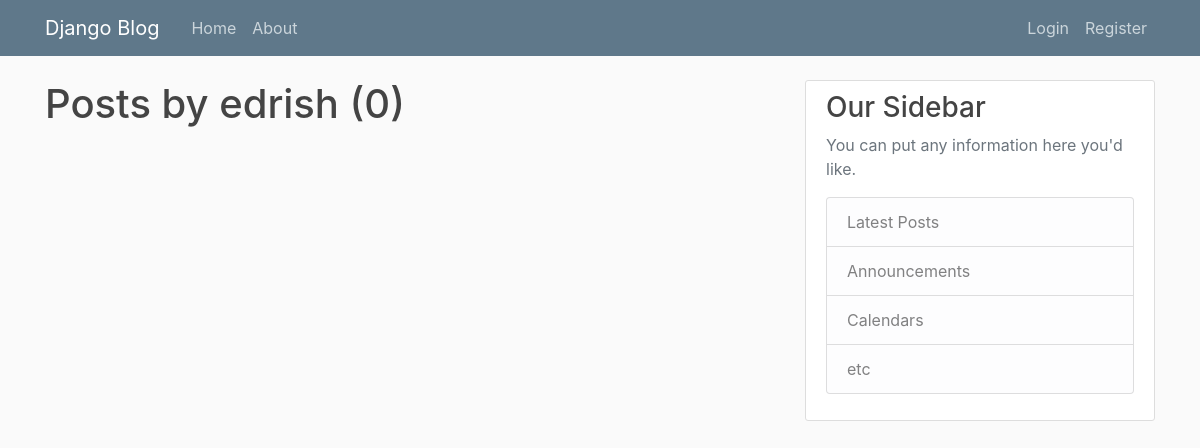
Before: /user/edrish with the older database file.
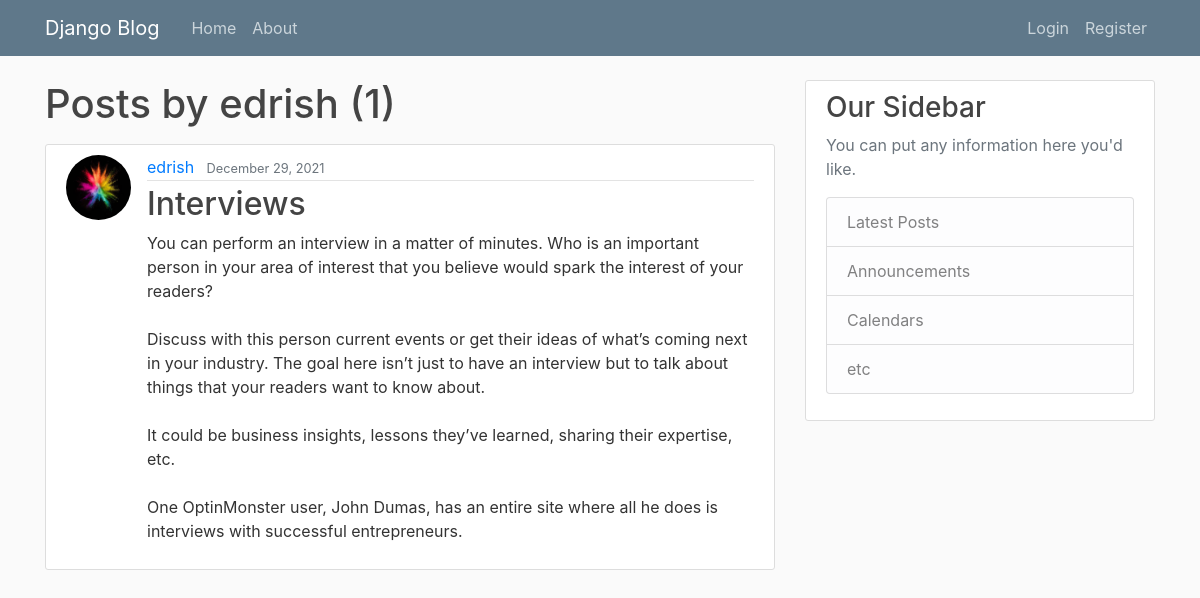
After: the same page with the newer database file.
### blog/models.py (models this page shows, shortened)
class Post(models.Model):
    title = models.CharField(max_length=100)
    content = models.TextField()
    date_posted = models.DateTimeField(default=timezone.now)
    author = models.ForeignKey(User, on_delete=models.CASCADE)

### users/models.py (models this page shows, shortened)
class Profile(models.Model):
    user = models.OneToOneField(User, on_delete=models.CASCADE)
    image = models.ImageField(default='default.jpg', upload_to='profile_pics')

### blog/views.py (the view)
# urls.py: path('user/<str:username>', UserPostListView.as_view(), name='user-posts'),
class UserPostListView(ListView):
    model = Post
    template_name = 'blog/user_posts.html'  # <app>/<model>_<viewtype>.html
    context_object_name = 'posts'
    paginate_by = 5
    def get_queryset(self):
        user = get_object_or_404(User, username=self.kwargs.get('username'))
        return Post.objects.filter(author=user).order_by('-date_posted')

### blog/templates/blog/user_posts.html (shortened to what this page needs)
{% extends "blog/base.html" %}
{% block content %}
    <h1 class="mb-3">Posts by {{ view.kwargs.username }} ({{ page_obj.paginator.count }})</h1>
    {% for post in posts %}
        <article class="media content-section">
          <img class="rounded-circle article-img" src="{{ post.author.profile.image.url }}">
          <div class="media-body">
            <div class="article-metadata">
              <a class="mr-2" href="{% url 'user-posts' post.author.username %}">{{ post.author }}</a>
              <small class="text-muted">{{ post.date_posted|date:"F d, Y" }}</small>
            </div>
            <h2><a class="article-title" href="{% url 'post-detail' post.id %}">{{ post.title }}</a></h2>
            <p class="article-content">{{ post.content }}</p>
          </div>
        </article>
    {% endfor %}
{% endblock content %}

### blog/templates/blog/base.html (shortened to what this page needs)
{% load static %}
<!DOCTYPE html>
<html>
<head>
    <link rel="stylesheet" href="https://maxcdn.bootstrapcdn.com/bootstrap/4.0.0/css/bootstrap.min.css">
    <link rel="stylesheet" type="text/css" href="{% static 'blog/main.css' %}">
</head>
<body>
    <header class="site-header">
      <nav class="navbar navbar-expand-md navbar-dark bg-steel fixed-top">
        <div class="container">
          <a class="navbar-brand mr-4" href="{% url 'blog-home' %}">Django Blog</a>
          <div class="collapse navbar-collapse" id="navbarToggle">
            <div class="navbar-nav mr-auto">
              <a class="nav-item nav-link" href="{% url 'blog-home' %}">Home</a>
              <a class="nav-item nav-link" href="{% url 'blog-about' %}">About</a>
            </div>
            <div class="navbar-nav">
              {% if user.is_authenticated %}
                <a class="nav-item nav-link" href="{% url 'post-create' %}">New Post</a>
                <a class="nav-item nav-link" href="{% url 'profile' %}">Profile</a>
                <a class="nav-item nav-link" href="{% url 'logout' %}">Logout</a>
              {% else %}
                <a class="nav-item nav-link" href="{% url 'login' %}">Login</a>
                <a class="nav-item nav-link" href="{% url 'register' %}">Register</a>
              {% endif %}
            </div>
          </div>
        </div>
      </nav>
    </header>
    <main role="main" class="container">
      <div class="row">
        <div class="col-md-8">
          {% block content %}{% endblock %}
        </div>
        <div class="col-md-4">
          <div class="content-section">
            <h3>Our Sidebar</h3>
            <p class='text-muted'>You can put any information here you'd like.
              <ul class="list-group">
                <li class="list-group-item list-group-item-light">Latest Posts</li>
                <li class="list-group-item list-group-item-light">Announcements</li>
                <li class="list-group-item list-group-item-light">Calendars</li>
                <li class="list-group-item list-group-item-light">etc</li>
              </ul>
            </p>
          </div>
        </div>
      </div>
    </main>
</body>
</html>

### blog/static/blog/main.css (style rules this page uses)
body { background: #fafafa; color: #333333; margin-top: 5rem; }
h1, h2, h3, h4, h5, h6 { color: #444444; }
ul { margin: 0; }
.bg-steel { background-color: #5f788a; }
.site-header .navbar-nav .nav-link { color: #cbd5db; }
.content-section { background: #ffffff; padding: 10px 20px; border: 1px solid #dddddd; border-radius: 3px; margin-bottom: 20px; }
.article-title { color: #444444; }
.article-content { white-space: pre-line; }
.article-img { height: 65px; width: 65px; margin-right: 16px; }
.article-metadata { padding-bottom: 1px; margin-bottom: 4px; border-bottom: 1px solid #e3e3e3 }

Changed rows visible on the page:
added Post: author.profile.image (picture), author "edrish", date_posted "December 29, 2021", title "Interviews", content "You can perform an interview in a matter of minutes. Who is an important person in your area of interest that you believe would spark the interest of your readers? Discuss with this person current events or get their ideas of what’s coming next in your industry. The goal here isn’t just to have an interview but to talk about things that your readers want to know about. It could be business insights, lessons they’ve learned, sharing their expertise, etc. One OptinMonster user, John Dumas, has an entire site where all he does is interviews with successful entrepreneurs."
Other visible differences:
{{ page_obj.paginator.count }}: "0" → "1"
